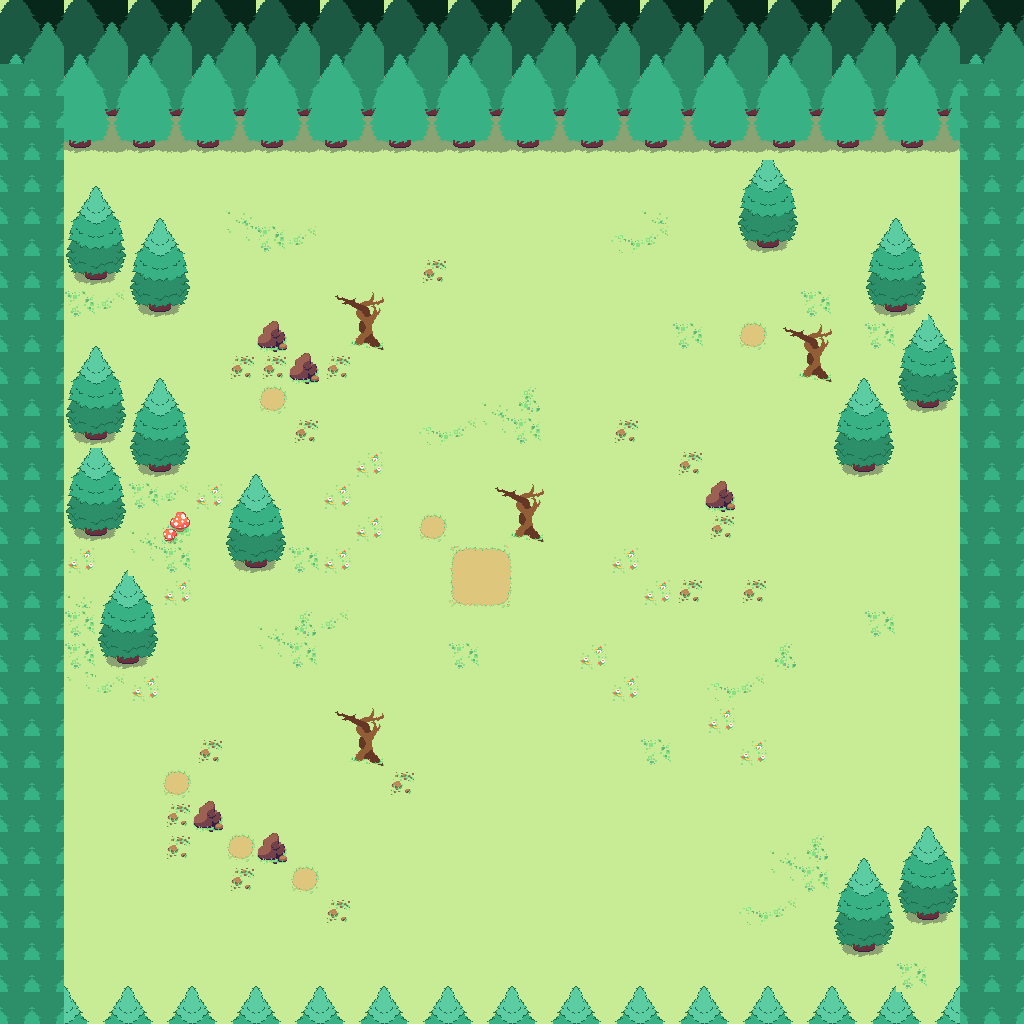

Tiled map render using the project's own tile images. Description and the map definition, with tile-layer contents summarised, below:
An orthogonal 32x32 tile map with 32x32 px tiles, 1 tile layer (Terrain), 3 tilesets and 8 objects.

<map version="1.0" orientation="orthogonal" renderorder="right-down" width="32" height="32" tilewidth="32" tileheight="32" nextobjectid="534">
 <tileset firstgid="1" name="Trees" tilewidth="64" tileheight="128">
  <tile id="0">
   <image width="64" height="128" source="objects/tree1.png" />
  </tile>
 </tileset>
 <tileset firstgid="2" name="Terrain" tilewidth="32" tileheight="32">
  <image source="env_sheet_1.png" width="256" height="256" />
 </tileset>
 <tileset firstgid="66" name="tilesetwip" tilewidth="32" tileheight="32">
  <image source="sheet.png" width="384" height="256" />
  <terraintypes>
   <terrain name="New Terrain" tile="-1" />
  </terraintypes>
 </tileset>
 <layer name="Terrain" width="32" height="32">
  <data>[1024 cells, 1024 non-empty, 39 distinct tile ids]</data>
 </layer>
 <objectgroup name="Objects">
  <object id="523" x="288" y="372" width="28" height="10" />
  <object id="524" x="704" y="500" width="28" height="10" />
  <object id="525" x="511.812" y="534.522" width="28" height="10" rotation="-2.05087" />
  <object id="526" x="256" y="853" width="28" height="10" />
  <object id="527" x="192" y="820" width="28" height="10" />
  <object id="528" x="352" y="757" width="28" height="10" />
  <object id="529" x="800" y="372" width="28" height="10" />
 </objectgroup>
 <objectgroup name="Collision">
  <object id="107" x="256" y="337" width="28" height="10" />
 </objectgroup>
</map>